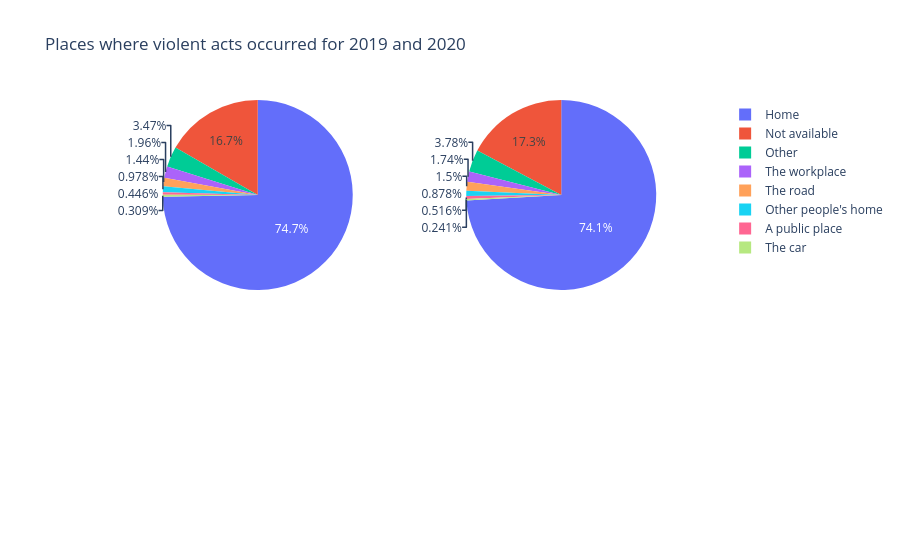

Notebook code for this chart:
### Code cell
location_sidebyside.show()

### Figure 1 — Plotly figure (JSON) as saved in the notebook; plotly's stock layout.template omitted (floating-point values rounded to 4 significant figures)
{"data": [{"domain": {"x": [0, 0.5], "y": [0.5, 1]}, "hoverinfo": "label+percent+name", "labels": ["Home", "The workplace", "The road", "Other people's home", "A public place", "The car", "Other", "Not available", "Not available"], "name": "2019", "type": "pie", "values": [4354, 114, 84, 57, 26, 18, 202, 18, 954]}, {"domain": {"x": [0.5, 1], "y": [0.5, 1]}, "hoverinfo": "label+percent+name", "labels": ["Home", "The workplace", "The road", "Other people's home", "A public place", "The car", "Other", "Not available", "Not available"], "name": "2020", "type": "pie", "values": [8608, 202, 174, 102, 60, 28, 439, 446, 1559]}], "layout": {"title": {"text": "Places where violent acts occurred for 2019 and 2020"}}}
